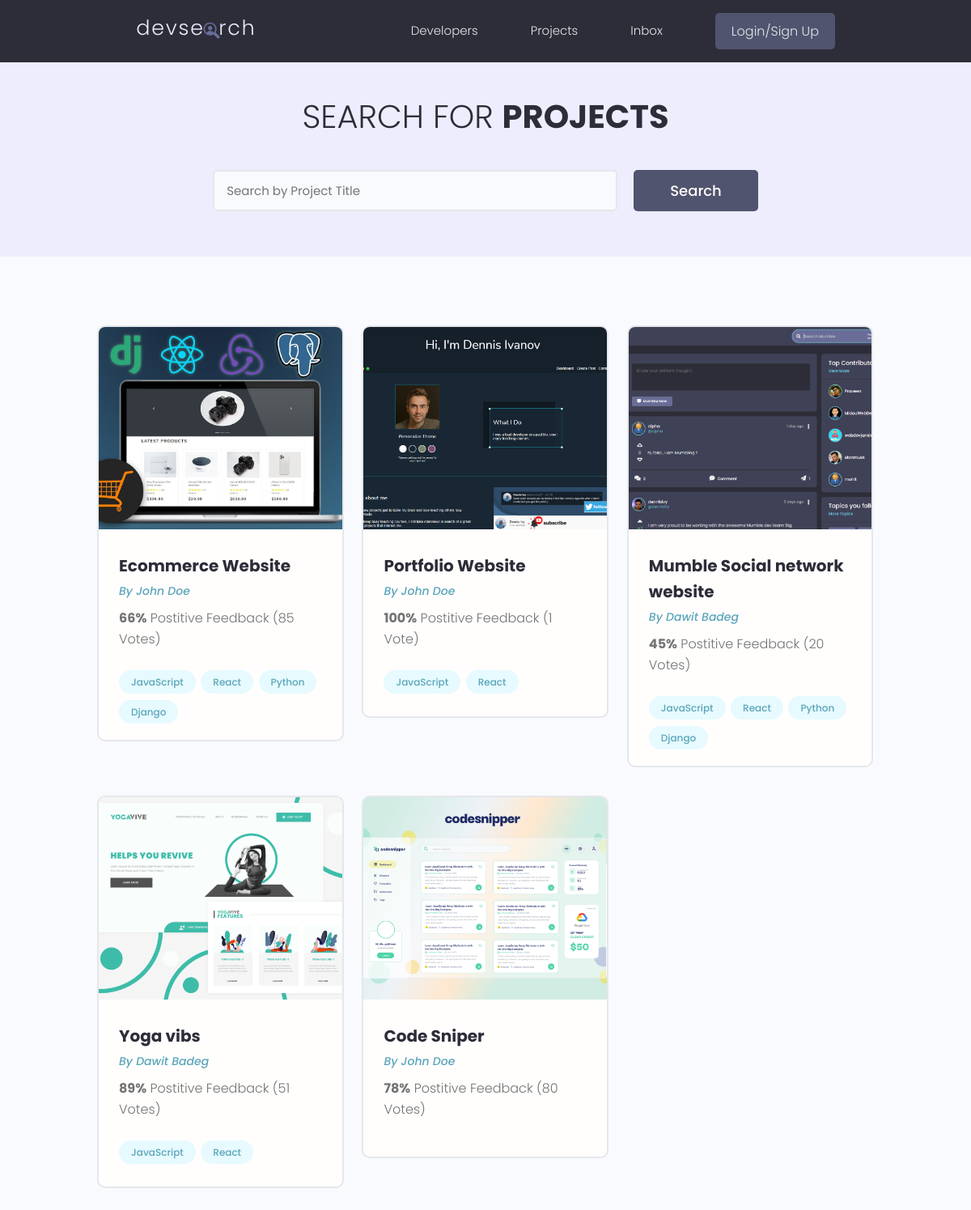
/projects/, run on the app's committed database.
### projects/models.py (models this page shows, shortened)
class Project(models.Model):
    owner = models.ForeignKey(Profile, null=True, blank=True, on_delete=models.SET_NULL)
    title = models.CharField(max_length=200)
    description = models.TextField(null=True, blank=True)
    featured_image = models.ImageField(null=True, blank=True, default="default.jpg")
    demo_link = models.CharField(max_length=2000, null=True, blank=True)
    source_link = models.CharField(max_length=2000, null=True, blank=True)
    tags = models.ManyToManyField('Tag', blank=True)
    vote_total = models.IntegerField(default=0, null=True, blank=True)
    vote_ratio = models.IntegerField(default=0, null=True, blank=True)
    created = models.DateTimeField(auto_now_add=True)
    id = models.UUIDField(default=uuid.uuid4, unique=True,
                          primary_key=True, editable=False)

class Tag(models.Model):
    name = models.CharField(max_length=200)
    created = models.DateTimeField(auto_now_add=True)
    id = models.UUIDField(default=uuid.uuid4, unique=True,
                          primary_key=True, editable=False)
    def __str__(self):
        return self.name

### users/models.py (models this page shows, shortened)
class Profile(models.Model):
    user = models.OneToOneField(User, on_delete=models.CASCADE, null=True, blank=True)
    name = models.CharField(max_length=200, blank=True, null=True)
    email = models.EmailField(max_length=500, blank=True, null=True)
    username = models.CharField(max_length=200, blank=True, null=True)
    location = models.CharField(max_length=200, blank=True, null=True)
    short_intro = models.CharField(max_length=200, blank=True, null=True)
    bio = models.TextField(blank=True, null=True)
    profile_image = models.ImageField(null=True, blank=True, upload_to='profiles/', default="profiles/user-default.png")
    social_github = models.CharField(max_length=200, blank=True, null=True)
    social_twitter = models.CharField(max_length=200, blank=True, null=True)
    social_linkedin = models.CharField(max_length=200, blank=True, null=True)
    social_youtube = models.CharField(max_length=200, blank=True, null=True)
    social_website = models.CharField(max_length=200, blank=True, null=True)
    created = models.DateTimeField(auto_now_add=True)
    id = models.UUIDField(default=uuid.uuid4, unique=True,
                          primary_key=True, editable=False)

### projects/views.py (the view)
# urls.py: path('projects/', include('projects.urls')),
def projects(request):
    projects = Project.objects.all()
    context = {'projects':projects}
    return render(request, 'projects/projects.html', context)

### projects/templates/projects/projects.html (shortened to what this page needs)
{% extends 'main.html' %}
{% block content %}
  <main class="projects">
    <section class="hero-section text-center">
      <div class="container container--narrow">
        <div class="hero-section__box">
          <h2>Search for <span>Projects</span></h2>
        </div>
        <div class="hero-section__search">
          <form class="form" action="#" method="get">
            <div class="form__field">
              <input class="input input--text" id="formInput#search" type="text" name="text"
                placeholder="Search by Project Title" />
            </div>
            <input class="btn btn--sub btn--lg" type="submit" value="Search" />
          </form>
        </div>
      </div>
    </section>
    <section class="projectsList">
      <div class="container">
        <div class="grid grid--three">
        {% for project in projects %}
          <div class="column">
            <div class="card project">
              <a href="{% url 'project' project.id %}" class="project">
                <img class="project__thumbnail" src="{{project.featured_image.url}}" alt="project thumbnail" />
                <div class="card__body">
                  <h3 class="project__title">{{project.title}}</h3>
                  <p><a class="project__author" href="{% url 'user-profile' project.owner.id %}">By {{project.owner.name}}</a></p>
                  <p class="project--rating">
                    <span style="font-weight: bold;">{{project.vote_ratio}}%</span> Postitive
                    Feedback ({{project.vote_total}} Vote{{project.vote_total|pluralize:"s"}})
                  </p>
                  <div class="project__tags">
                    {% for tag in project.tags.all %}
                    <span class="tag tag--pill tag--main">
                      <small>{{tag}}</small>
                    </span>
                    {% endfor %}
                  </div>
                </div>
              </a>
            </div>
          </div>
        {% endfor %}
        </div>
      </div>
    </section>
  </main>
{% endblock content %}

### static/styles/app.css (style rules this page uses)
:root { --color-sub: #2d2d39; }
.btn--sub { background-color: var(--color-sub-light); }
.card { border: 2px solid var(--color-light); }
img { width: 100%; }
.hero-section { height: 40vh; display: flex; align-items: center; background-color: var(--color-sub); }
.hero-section__box { margin-bottom: 4rem; }
.hero-section__box > h2, .hero-section__box > h2 > span { font-size: 4rem; color: var(--color-light); line-height: 1.3; text-transform: uppercase; }
.hero-section__box > h2 { font-weight: 300; }
.hero-section__box > h2 > span { font-weight: 700; }
.hero-section__search > .form { display: flex; align-items: center; justify-content: center; gap: 2rem; }
.hero-section__search > .form input.input--text { width: 50rem; }
.project__author { font-size: 1.4rem; font-style: italic; }
.project--rating { margin-bottom: 1.6em; margin-top: .5em; }
.projects > .hero-section { background: var(--color-sub-lighter); height: 30vh; }
.projects .hero-section__box { margin-bottom: 2.5rem; }
.projects .hero-section__box > h2 { color: var(--color-sub); }
.projects .hero-section__box > h2 > span { font-weight: 700; color: var(--color-sub); }
.projectsList { margin-top: 8rem; }
.project__thumbnail { height: 25rem; object-fit: cover; object-position: top center; }
.project__title { font-size: 2rem; font-weight: 700; color: var(--color-sub); }

### static/uikit/styles/modules/_variables.css (style rules this page uses)
:root { --color-main: #5aa5b9; --color-main-light: #e6faff; --color-sub: #3f4156; --color-sub-light: #51546e; --color-sub-lighter: #ededfd; --color-text: #737373; --color-gray: #8b8b8b; --color-light: #e5e7eb; --color-light-gray: #767676; --color-bg: #f8fafd; --color-white: #fffefd; --color-white-light: #f3f3f3; --color-success: #359e64; --color-success-bg: #def8e8; --color-error: #fc4b0b; --color-error-bg: #fff2ee; --font-base: 'Poppins', arial, helvetica, 'Segoe UI', roboto, ubuntu, sans-serif; --font-monospace: 'Fira Code', 'Courier New', courier, monospace; --font-regular: 300; --font-medium: 500; --font-bold: 700; --generic-shadow: 1px 1px 5px #00000010; --generic-transition: all 0.3s ease-in-out; }

### static/uikit/styles/modules/_base.css (style rules this page uses)
* { margin: 0; padding: 0; box-sizing: border-box; text-rendering: optimizeLegibility; color: inherit; font-size: inherit; }
html { font-size: 50%; }
@media only screen and (min-width: 480px) { html { font-size: 56.25%; } }
@media only screen and (min-width: 1200px) { html { font-size: 62.5%; } }
body { line-height: 1.6; font-weight: 400; font-size: 1.5rem; color: var(--color-text); background-color: var(--color-bg); min-height: 100vh; }

### static/uikit/styles/modules/_typography.css (style rules this page uses)
* { font-family: var(--font-base); }
h2 { font-size: 3.6rem; font-weight: var(--font-bold); }
h3 { font-size: 3.2rem; font-weight: var(--font-medium); }
p, span, strong { font-size: 1.6rem; color: var(--color-text); font-weight: var(--font-regular); }
a { padding-bottom: 2px; text-decoration: none; display: inline-block; color: var(--color-main); font-weight: var(--font-medium); }

### static/uikit/styles/modules/_utilities.css (style rules this page uses)
.container { width: 92%; max-width: 165rem; margin: 0 auto; box-sizing: border-box; }
.container--narrow { width: 92%; max-width: 120rem; }
@media screen and (min-width: 1000px) { .container { width: 90%; } }
@media screen and (min-width: 1000px) { .container--narrow { width: 85%; } }
@media screen and (min-width: 1200px) { .container { width: 80%; } }
@media screen and (min-width: 1200px) { .container--narrow { width: 72%; } }
.text-center { text-align: center; }

### static/uikit/styles/modules/_button.css (style rules this page uses)
.btn { display: inline-block; position: relative; cursor: pointer; background-color: var(--color-light); font-weight: var(--font-medium); color: var(--color-sub); text-decoration: none; padding: 1rem 2rem; border-radius: 0.5rem; border: none; width: -webkit-fit-content; width: -moz-fit-content; width: fit-content; height: -webkit-fit-content; height: -moz-fit-content; height: fit-content; font-size: 1.6rem; outline-width: 0; outline-color: transparent; -webkit-backface-visibility: hidden; backface-visibility: hidden; transition: all 0.3s ease-in-out; }
.btn--sub { background-color: var(--color-sub); color: var(--color-white); }
.btn--lg { font-size: 1.8rem; padding: 1.2rem 4.5rem; }

### static/uikit/styles/modules/_card.css (style rules this page uses)
.card { border-radius: 1rem; background-color: var(--color-white); border: 1.5px solid var(--color-light); width: auto; height: auto; margin-top: 0.5rem; margin-bottom: 0.5rem; overflow: hidden; }
.card__body, .card__header { padding: 2rem 2.5rem; }

### data on the page
Project: featured_image (picture), title "Ecommerce Website", owner.name "John Doe", vote_ratio "66", vote_total "85"
Tag: name "JavaScript"
Tag: name "React"
Tag: name "Python"
Tag: name "Django"
Project: featured_image (picture), title "Portfolio Website", owner.name "John Doe", vote_ratio "100", vote_total "1"
Project: featured_image (picture), title "Mumble Social network website", owner.name "Dawit Badeg", vote_ratio "45", vote_total "20"
Project: featured_image (picture), title "Yoga vibs", owner.name "Dawit Badeg", vote_ratio "89", vote_total "51"
Project: featured_image (picture), title "Code Sniper", owner.name "John Doe", vote_ratio "78", vote_total "80"
